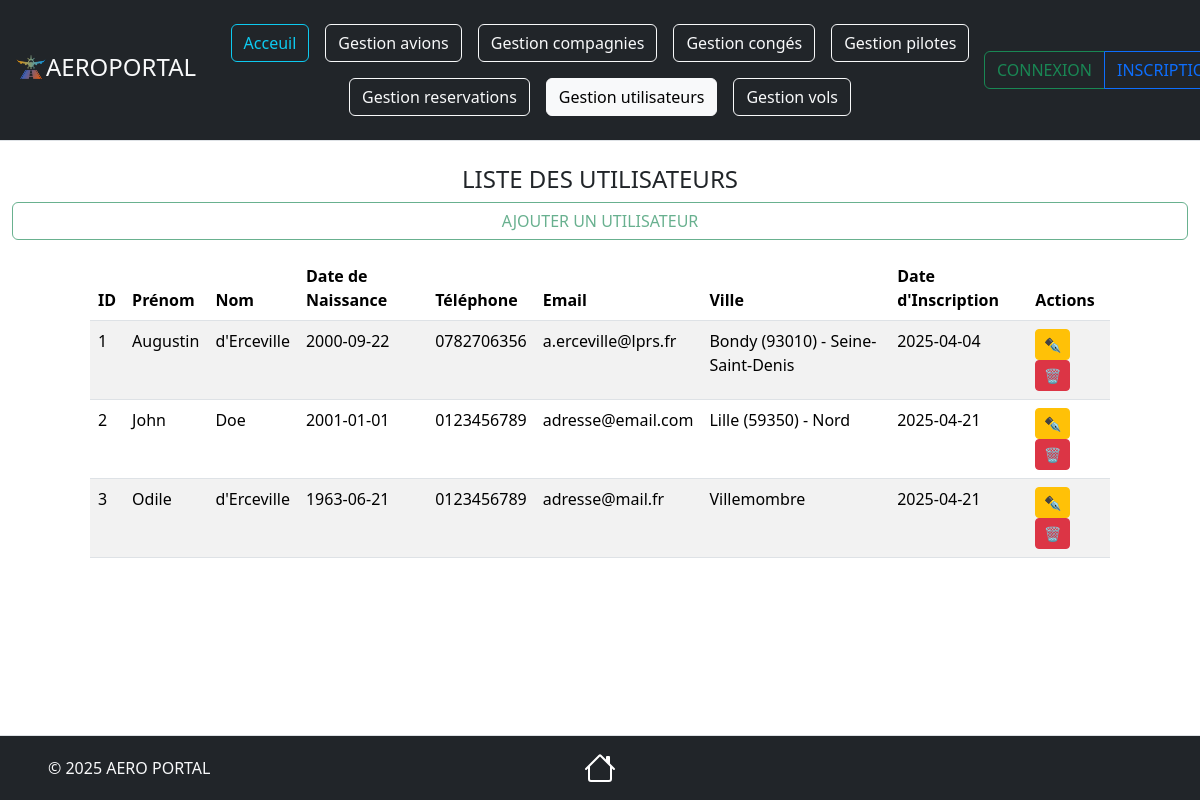
Page /views/Utilisateurs/UtilisateursRead.php on the earlier database version.
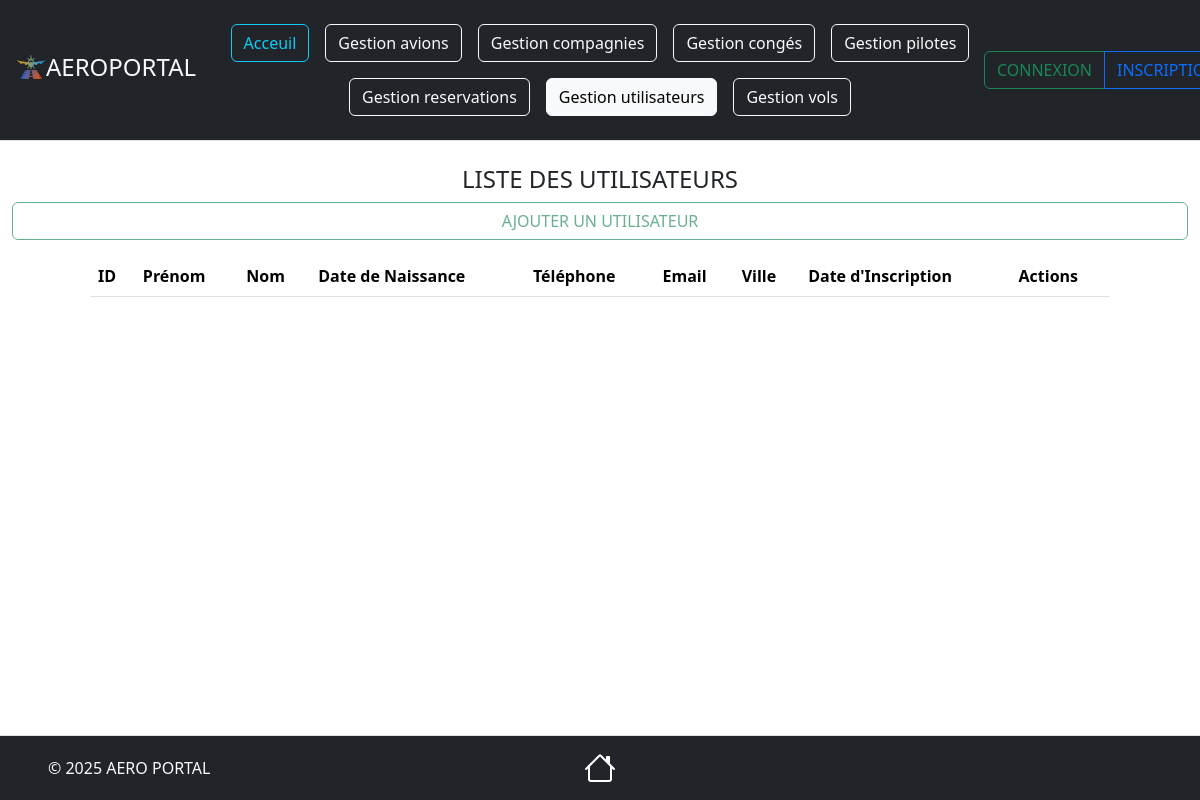
Same page on the later database version.
### tables this page shows
CREATE TABLE IF NOT EXISTS `utilisateurs` (
                                              `id_utilisateur` int NOT NULL AUTO_INCREMENT COMMENT 'Identifiant unique de l''utilisateur',
                                              `prenom` varchar(50) NOT NULL COMMENT 'Prénom',
                                              `nom` varchar(50) NOT NULL COMMENT 'Nom',
                                              `telephone` varchar(13) NOT NULL COMMENT 'Téléphone',
                                              `email` varchar(100) NOT NULL COMMENT 'Email',
                                              `mot_de_passe` varchar(255) NOT NULL COMMENT 'Mot de passe',
                                              `date_naissance` date NOT NULL COMMENT 'Date de naissance',
                                              `ville_residence` varchar(50) NOT NULL COMMENT 'Ville de résidence',
                                              `inscription` datetime NOT NULL DEFAULT CURRENT_TIMESTAMP COMMENT 'Date d''inscription',
                                              PRIMARY KEY (`id_utilisateur`),
                                              UNIQUE KEY `email` (`email`)
);

### source/repository/UtilisateursRepository.php (called while the page is built, shortened)
<?php
class UtilisateursRepository
{
     private \PDO $bdd;
     public function __construct(\PDO $bdd)
     {
          $this->bdd = $bdd;
          $this->bdd->setAttribute(\PDO::ATTR_ERRMODE, \PDO::ERRMODE_EXCEPTION);
     }
     public function getUsers(): array {
          try {
               $query = $this->bdd->prepare("SELECT * FROM utilisateurs");
               $query->execute();
               $users = [];
               while ($data = $query->fetch(\PDO::FETCH_ASSOC)) {
                    $users[] = new \UtilisateursModel($data);
               }
               return $users;
          } catch (\PDOException $e) {
               return [];
          }
     }
}

### source/model/UtilisateursModel.php (called while the page is built, shortened)
<?php
class UtilisateursModel
{
     private ?int $id_utilisateur = null;
     private ?string $prenom = null;
     private ?string $nom = null;
     private ?string $telephone = null;
     private ?string $email = null;
     private ?string $date_naissance = null;
     private ?string $ville_residence = null;
     private ?DateTime $inscription = null;
     public function hydrate($data) {
          if (isset($data['id_utilisateur'])) {
               $this->id_utilisateur = $data['id_utilisateur'];
          }
          if (isset($data['prenom'])) {
               $this->prenom = $data['prenom'];
          }
          if (isset($data['nom'])) {
               $this->nom = $data['nom'];
          }
          if (isset($data['telephone'])) {
               $this->telephone = $data['telephone'];
          }
          if (isset($data['email'])) {
               $this->email = $data['email'];
          }
          if (isset($data['date_naissance'])) {
               $this->date_naissance = $data['date_naissance'];
          }
          if (isset($data['ville_residence'])) {
               $this->ville_residence = $data['ville_residence'];
          }
          if (isset($data['inscription'])) {
               $this->inscription = new DateTime($data['inscription']);
          }
     }
     public function getIdUser()
     {
          return $this->id_utilisateur;
     }
     public function getPrenom()
     {
          return $this->prenom;
     }
     public function getNom()
     {
          return $this->nom;
     }
     public function getTelephone()
     {
          return $this->telephone;
     }
     public function getEmail()
     {
          return $this->email;
     }
     public function getDateNaissance()
     {
          return $this->date_naissance;
     }
     public function getVilleResidence()
     {
          return $this->ville_residence;
     }
     public function getInscription()
     {
          return $this->inscription;
     }
}

### views/Utilisateurs/UtilisateursRead.php (the view, shortened to what this page needs)
<?php
require_once __DIR__ . '/../../source/repository/UtilisateursRepository.php';
require_once __DIR__ . '/../../source/model/UtilisateursModel.php';
$config = new Config();
$bdd = $config->connexion();
$utilisateurRepo = new UtilisateursRepository($bdd);
$utilisateurs = $utilisateurRepo->getUsers();
?>
<!doctype html>
<html lang="fr">
<head>
     <link href="https://cdn.jsdelivr.net/npm/bootstrap@5.3.3/dist/css/bootstrap.min.css" rel="stylesheet">
</head>
<body>
<header class="d-flex flex-wrap align-items-center justify-content-center justify-content-md-between py-3 mb-4 border-bottom bg-dark">
     <div class="col-2 ms-3 mb-2 mb-md-0 text-light">
          <a href="../Acceuil.php" class="d-inline-flex link-body-emphasis text-decoration-none">
               <img src="../../documentation/img/Logo.png" style="max-width: 15%; height: auto;">
               <div class="fs-4 text-light">AEROPORTAL</div>
          </a>
     </div>
     <ul class="nav col mb-2 justify-content-center mb-md-0">
          <li><a href="../Acceuil.php" class="nav-link px-2"><button type="button" class="btn btn-outline-info">Acceuil</button></a></li>
          <li><a href="../Avions/AvionsRead.php" class="nav-link px-2"><button type="button" class="btn btn-outline-light">Gestion avions</button></a></li>
          <li><a href="../Compagnies/CompagniesRead.php" class="nav-link px-2"><button type="button" class="btn btn-outline-light">Gestion compagnies</button></a></li>
          <li><a href="../Conges/CongesRead.php" class="nav-link px-2"><button type="button" class="btn btn-outline-light">Gestion congés</button></a></li>
          <li><a href="../Pilotes/PilotesRead.php" class="nav-link px-2"><button type="button" class="btn btn-outline-light">Gestion pilotes</button></a></li>
          <li><a href="../Reservations/ReservationsRead.php" class="nav-link px-2"><button type="button" class="btn btn-outline-light">Gestion reservations</button></a></li>
          <li><a href="../Utilisateurs/UtilisateursRead.php" class="nav-link px-2"><button type="button" class="btn btn-outline-light active">Gestion utilisateurs</button></a></li>
          <li><a href="../Vols/VolsRead.php" class="nav-link px-2"><button type="button" class="btn btn-outline-light">Gestion vols</button></a></li>
     </ul>
     <div class="col-2 btn-group md-3 me-3 text-end" role="group" aria-label="Boutons utilisateur">
          <?php if (isset($_SESSION['utilisateur'])): ?>
               <a href="../../source/treatment/deconnexion.php" class="btn btn-outline-danger">DÉCONNEXION</a>
          <?php else: ?>
               <a href="Connexion.php" class="btn btn-outline-success">CONNEXION</a>
               <a href="Inscription.php" class="btn btn-outline-primary">INSCRIPTION</a>
          <?php endif; ?>
     </div>
</header>
<div class="mx-4">
    <div class="row">
        <h4 class="text-center text-uppercase">Liste des utilisateurs</h4>
        <a href="UtilisateursCreate.php" class="btn btn-outline-success text-uppercase disabled">Ajouter un utilisateur</a>
    </div>
</div>
<div class="row my-3">
    <div class="col-1"></div>
    <table class="col table table-striped">
          <thead>
          <tr>
               <th>ID</th>
               <th>Prénom</th>
               <th>Nom</th>
               <th>Date de Naissance</th>
               <th>Téléphone</th>
               <th>Email</th>
               <th>Ville</th>
               <th>Date d'Inscription</th>
               <th>Actions</th>
          </tr>
          </thead>
          <tbody>
          <?php foreach ($utilisateurs as $user): ?>
               <tr>
                    <td><?= htmlspecialchars($user->getIdUser() ?? 'Inconnu', ENT_QUOTES, 'UTF-8') ?></td>
                    <td><?= htmlspecialchars($user->getPrenom() ?? 'Inconnu', ENT_QUOTES, 'UTF-8') ?></td>
                    <td><?= htmlspecialchars($user->getNom() ?? 'Inconnu', ENT_QUOTES, 'UTF-8') ?></td>
                    <td><?= htmlspecialchars($user->getDateNaissance() ?? 'Inconnu', ENT_QUOTES, 'UTF-8') ?></td>
                    <td><?= htmlspecialchars($user->getTelephone() ?? 'Inconnu', ENT_QUOTES, 'UTF-8') ?></td>
                    <td><?= htmlspecialchars($user->getEmail() ?? 'Inconnu', ENT_QUOTES, 'UTF-8') ?></td>
                    <td><?= htmlspecialchars($user->getVilleResidence() ?? 'Inconnu', ENT_QUOTES, 'UTF-8') ?></td>
                    <td><?= htmlspecialchars($user->getInscription()->format('Y-m-d') ?? 'Inconnu', ENT_QUOTES, 'UTF-8') ?></td>
                    <td>
                         <a href="UtilisateursUpdate.php?id=<?= $user->getIdUser() ?>" class="btn btn-warning btn-sm">✒️</a>
                         <a href="UtilisateursDelete.php?id=<?= $user->getIdUser() ?>" class="btn btn-danger btn-sm" onclick="return confirm('Êtes-vous sûr de vouloir supprimer cet utilisateur ?');">🗑️</a>
                    </td>
               </tr>
          <?php endforeach; ?>
          </tbody>
     </table>
     <div class="col-1"></div>
</div>
<?php include '../Footer.php'; ?>

### views/Footer.php (shortened to what this page needs)
<footer class="d-flex flex-wrap justify-content-between align-items-center py-3 mt-4 border-top bg-dark fixed-bottom">
     <p class="col-md-4 mb-0 ps-5 text-light">&copy; 2025 AERO PORTAL</p>
     <a href="Acceuil.php" class="col-md-4 d-flex align-items-center justify-content-center mb-3 mb-md-0 me-md-auto link-body-emphasis text-decoration-none">
     </a>
     <ul class="nav col-md-4 justify-content-end align-items-center">
          <?php if (isset($_SESSION['utilisateur'])): ?>
               <li class="nav-item d-flex align-items-center me-3">
                    <span class="text-light">Connecté : <?= htmlspecialchars($_SESSION['utilisateur']['prenom']) ?></span>
                    <div class="spinner-grow text-success ms-3" style="width: 2rem; height: 2rem;" role="status">
                         <span class="visually-hidden"></span>
                    </div>
               </li>
          <?php else: ?>
               <li class="nav-item d-flex align-items-center me-3">
               </li>
          <?php endif; ?>
     </ul>
</footer>
</body>
</html>

Differences in the rows shown:
removed utilisateurs: id_utilisateur "1", prenom "Augustin", nom "d'Erceville", date_naissance "2000-09-22", telephone "0782706356", email "a.erceville@lprs.fr", ville_residence "Bondy (93010) - Seine-Saint-Denis", inscription "2025-04-04"
removed utilisateurs: id_utilisateur "2", prenom "John", nom "Doe", date_naissance "2001-01-01", telephone "0123456789", email "adresse@email.com", ville_residence "Lille (59350) - Nord", inscription "2025-04-21"
removed utilisateurs: id_utilisateur "3", prenom "Odile", nom "d'Erceville", date_naissance "1963-06-21", telephone "0123456789", email "adresse@mail.fr", ville_residence "Villemombre", inscription "2025-04-21"
